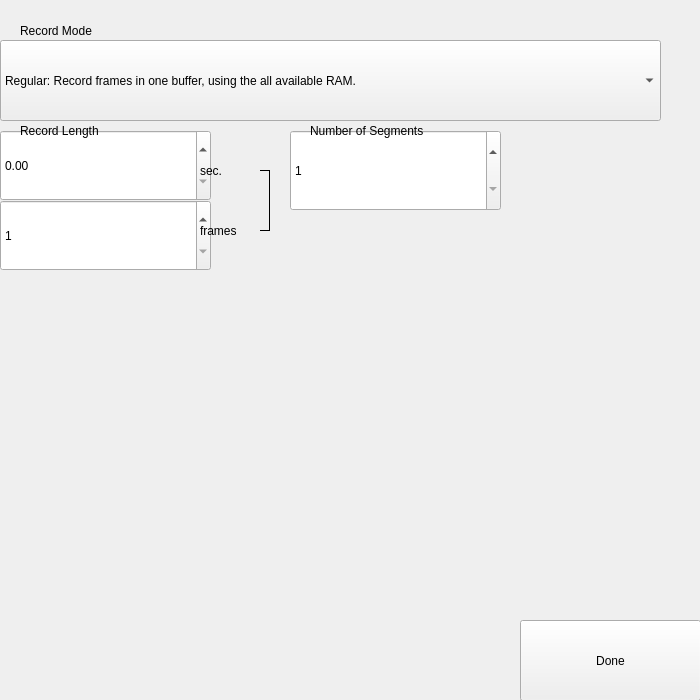
<?xml version="1.0" encoding="UTF-8"?>
<ui version="4.0">
 <class>RecordMode</class>
 <widget class="QWidget" name="RecordMode">
  <property name="geometry">
   <rect>
    <x>0</x>
    <y>0</y>
    <width>700</width>
    <height>700</height>
   </rect>
  </property>
  <property name="windowTitle">
   <string notr="true">Record Mode</string>
  </property>
  <widget class="Backdrop" name="backdrop">
   <property name="geometry">
    <rect>
     <x>0</x>
     <y>0</y>
     <width>700</width>
     <height>700</height>
    </rect>
   </property>
  </widget>
  <widget class="QStackedWidget" name="uiRecordModePanes">
   <property name="geometry">
    <rect>
     <x>0</x>
     <y>90</y>
     <width>700</width>
     <height>541</height>
    </rect>
   </property>
   <property name="currentIndex">
    <number>1</number>
   </property>
   <widget class="QWidget" name="uiRegularPane">
    <widget class="Label" name="uiRegularLengthInSeconds">
     <property name="geometry">
      <rect>
       <x>20</x>
       <y>60</y>
       <width>131</width>
       <height>21</height>
      </rect>
     </property>
     <property name="text">
      <string>{:.2f} seconds</string>
     </property>
    </widget>
    <widget class="Label" name="uiRegularLengthInFrames">
     <property name="geometry">
      <rect>
       <x>20</x>
       <y>90</y>
       <width>131</width>
       <height>21</height>
      </rect>
     </property>
     <property name="text">
      <string>{:d} frames</string>
     </property>
    </widget>
    <widget class="QWidget" name="widget_2" native="true">
     <property name="geometry">
      <rect>
       <x>150</x>
       <y>70</y>
       <width>10</width>
       <height>31</height>
      </rect>
     </property>
     <property name="styleSheet">
      <string notr="true">border: 1px solid black; border-left-width: 0px;</string>
     </property>
    </widget>
    <widget class="Label" name="uiRegularLengthNumSegments">
     <property name="geometry">
      <rect>
       <x>310</x>
       <y>60</y>
       <width>16</width>
       <height>21</height>
      </rect>
     </property>
     <property name="text">
      <string>1</string>
     </property>
    </widget>
    <widget class="Subheader" name="subheader_5">
     <property name="geometry">
      <rect>
       <x>310</x>
       <y>30</y>
       <width>241</width>
       <height>21</height>
      </rect>
     </property>
     <property name="text">
      <string>Number of Segments</string>
     </property>
    </widget>
    <widget class="Subheader" name="subheader_6">
     <property name="geometry">
      <rect>
       <x>20</x>
       <y>30</y>
       <width>241</width>
       <height>21</height>
      </rect>
     </property>
     <property name="text">
      <string>Record Length</string>
     </property>
    </widget>
   </widget>
   <widget class="QWidget" name="uiSegmentedPane">
    <widget class="SpinBox" name="uiSegmentLengthInFrames">
     <property name="geometry">
      <rect>
       <x>0</x>
       <y>110</y>
       <width>211</width>
       <height>71</height>
      </rect>
     </property>
     <property name="minimum">
      <number>1</number>
     </property>
     <property name="singleStep">
      <number>100</number>
     </property>
     <property name="clickMarginTop" stdset="0">
      <enum>SpinBox::half</enum>
     </property>
    </widget>
    <widget class="DecimalSpinBox" name="uiSegmentLengthInSeconds">
     <property name="geometry">
      <rect>
       <x>0</x>
       <y>40</y>
       <width>211</width>
       <height>71</height>
      </rect>
     </property>
     <property name="clickMarginBottom" stdset="0">
      <enum>DecimalSpinBox::half</enum>
     </property>
    </widget>
    <widget class="SpinBox" name="uiSegmentLengthNumSegments">
     <property name="geometry">
      <rect>
       <x>290</x>
       <y>40</y>
       <width>211</width>
       <height>81</height>
      </rect>
     </property>
     <property name="minimum">
      <number>1</number>
     </property>
     <property name="maximum">
      <number>9999999</number>
     </property>
    </widget>
    <widget class="Label" name="label">
     <property name="geometry">
      <rect>
       <x>200</x>
       <y>70</y>
       <width>71</width>
       <height>21</height>
      </rect>
     </property>
     <property name="text">
      <string>sec.</string>
     </property>
    </widget>
    <widget class="Label" name="label_2">
     <property name="geometry">
      <rect>
       <x>200</x>
       <y>130</y>
       <width>61</width>
       <height>21</height>
      </rect>
     </property>
     <property name="text">
      <string>frames</string>
     </property>
    </widget>
    <widget class="QWidget" name="widget" native="true">
     <property name="geometry">
      <rect>
       <x>260</x>
       <y>80</y>
       <width>10</width>
       <height>61</height>
      </rect>
     </property>
     <property name="styleSheet">
      <string notr="true">border: 1px solid black; border-left-width: 0px;</string>
     </property>
    </widget>
    <widget class="Subheader" name="subheader_7">
     <property name="geometry">
      <rect>
       <x>310</x>
       <y>30</y>
       <width>241</width>
       <height>21</height>
      </rect>
     </property>
     <property name="text">
      <string>Number of Segments</string>
     </property>
    </widget>
    <widget class="Subheader" name="subheader_8">
     <property name="geometry">
      <rect>
       <x>20</x>
       <y>30</y>
       <width>241</width>
       <height>21</height>
      </rect>
     </property>
     <property name="text">
      <string>Record Length</string>
     </property>
    </widget>
   </widget>
   <widget class="QWidget" name="uiBurstPane">
    <widget class="Label" name="uiBurstTimeInSeconds">
     <property name="geometry">
      <rect>
       <x>20</x>
       <y>60</y>
       <width>191</width>
       <height>21</height>
      </rect>
     </property>
     <property name="text">
      <string>{:.2f} seconds in total</string>
     </property>
    </widget>
    <widget class="Label" name="uiBurstTimeInFrames">
     <property name="geometry">
      <rect>
       <x>20</x>
       <y>90</y>
       <width>191</width>
       <height>21</height>
      </rect>
     </property>
     <property name="text">
      <string>{:d} frames in total</string>
     </property>
    </widget>
    <widget class="QWidget" name="widget_4" native="true">
     <property name="geometry">
      <rect>
       <x>210</x>
       <y>70</y>
       <width>10</width>
       <height>31</height>
      </rect>
     </property>
     <property name="styleSheet">
      <string notr="true">border: 1px solid black; border-left-width: 0px;</string>
     </property>
    </widget>
    <widget class="Label" name="uiBurstLengthNumSegments">
     <property name="geometry">
      <rect>
       <x>310</x>
       <y>60</y>
       <width>16</width>
       <height>21</height>
      </rect>
     </property>
     <property name="text">
      <string>1</string>
     </property>
    </widget>
    <widget class="Subheader" name="subheader">
     <property name="geometry">
      <rect>
       <x>20</x>
       <y>30</y>
       <width>241</width>
       <height>21</height>
      </rect>
     </property>
     <property name="text">
      <string>Record Length</string>
     </property>
    </widget>
    <widget class="Subheader" name="subheader_2">
     <property name="geometry">
      <rect>
       <x>310</x>
       <y>30</y>
       <width>241</width>
       <height>21</height>
      </rect>
     </property>
     <property name="text">
      <string>Number of Segments</string>
     </property>
    </widget>
   </widget>
   <widget class="QWidget" name="uiRunAndGunPane">
    <widget class="Label" name="uiRunNGunTimeInFrames">
     <property name="geometry">
      <rect>
       <x>20</x>
       <y>90</y>
       <width>191</width>
       <height>21</height>
      </rect>
     </property>
     <property name="text">
      <string>{:d} frames in total</string>
     </property>
    </widget>
    <widget class="Label" name="uiRunNGunTimeInSeconds">
     <property name="geometry">
      <rect>
       <x>20</x>
       <y>60</y>
       <width>191</width>
       <height>21</height>
      </rect>
     </property>
     <property name="text">
      <string>{:.2f} seconds in total</string>
     </property>
    </widget>
    <widget class="Label" name="uiRunNGunNumSegments">
     <property name="geometry">
      <rect>
       <x>310</x>
       <y>60</y>
       <width>51</width>
       <height>21</height>
      </rect>
     </property>
     <property name="text">
      <string>Many</string>
     </property>
    </widget>
    <widget class="QWidget" name="widget_3" native="true">
     <property name="geometry">
      <rect>
       <x>210</x>
       <y>70</y>
       <width>10</width>
       <height>31</height>
      </rect>
     </property>
     <property name="styleSheet">
      <string notr="true">border: 1px solid black; border-left-width: 0px;</string>
     </property>
    </widget>
    <widget class="Subheader" name="subheader_3">
     <property name="geometry">
      <rect>
       <x>310</x>
       <y>30</y>
       <width>241</width>
       <height>21</height>
      </rect>
     </property>
     <property name="text">
      <string>Number of Segments</string>
     </property>
    </widget>
    <widget class="Subheader" name="subheader_4">
     <property name="geometry">
      <rect>
       <x>20</x>
       <y>30</y>
       <width>241</width>
       <height>21</height>
      </rect>
     </property>
     <property name="text">
      <string>Record Length</string>
     </property>
    </widget>
   </widget>
  </widget>
  <widget class="HeaderLabel" name="headerlabel">
   <property name="geometry">
    <rect>
     <x>20</x>
     <y>10</y>
     <width>241</width>
     <height>41</height>
    </rect>
   </property>
   <property name="text">
    <string>Record Mode</string>
   </property>
  </widget>
  <widget class="ComboBox" name="uiRecordMode">
   <property name="geometry">
    <rect>
     <x>0</x>
     <y>40</y>
     <width>661</width>
     <height>81</height>
    </rect>
   </property>
   <item>
    <property name="text">
     <string>Regular: Record frames in one buffer, using the all available RAM.</string>
    </property>
   </item>
   <item>
    <property name="text">
     <string>Segmented: Record frames in separate buffers, one buffer per trigger.</string>
    </property>
   </item>
   <item>
    <property name="text">
     <string>Burst: Record video only while the trigger is held.</string>
    </property>
   </item>
   <item>
    <property name="text">
     <string>Run &amp; Gun: Clips are recorded into buffers until RAM is exhausted.</string>
    </property>
   </item>
  </widget>
  <widget class="Button" name="uiDone">
   <property name="geometry">
    <rect>
     <x>520</x>
     <y>620</y>
     <width>181</width>
     <height>81</height>
    </rect>
   </property>
   <property name="text">
    <string>Done</string>
   </property>
  </widget>
 </widget>
 <customwidgets>
  <customwidget>
   <class>Backdrop</class>
   <extends>QLabel</extends>
   <header>backdrop</header>
  </customwidget>
  <customwidget>
   <class>Button</class>
   <extends>QPushButton</extends>
   <header>button</header>
  </customwidget>
  <customwidget>
   <class>ComboBox</class>
   <extends>QComboBox</extends>
   <header>combo_box</header>
  </customwidget>
  <customwidget>
   <class>DecimalSpinBox</class>
   <extends>QDoubleSpinBox</extends>
   <header>decimal_spin_box</header>
  </customwidget>
  <customwidget>
   <class>HeaderLabel</class>
   <extends>QLabel</extends>
   <header>header_label</header>
  </customwidget>
  <customwidget>
   <class>Label</class>
   <extends>QLabel</extends>
   <header>label</header>
  </customwidget>
  <customwidget>
   <class>SpinBox</class>
   <extends>QSpinBox</extends>
   <header>spin_box</header>
  </customwidget>
  <customwidget>
   <class>Subheader</class>
   <extends>QLabel</extends>
   <header>subheader</header>
  </customwidget>
 </customwidgets>
 <tabstops>
  <tabstop>uiDone</tabstop>
  <tabstop>uiRecordMode</tabstop>
  <tabstop>uiSegmentLengthInSeconds</tabstop>
  <tabstop>uiSegmentLengthNumSegments</tabstop>
  <tabstop>uiSegmentLengthInFrames</tabstop>
 </tabstops>
 <resources/>
 <connections/>
</ui>
